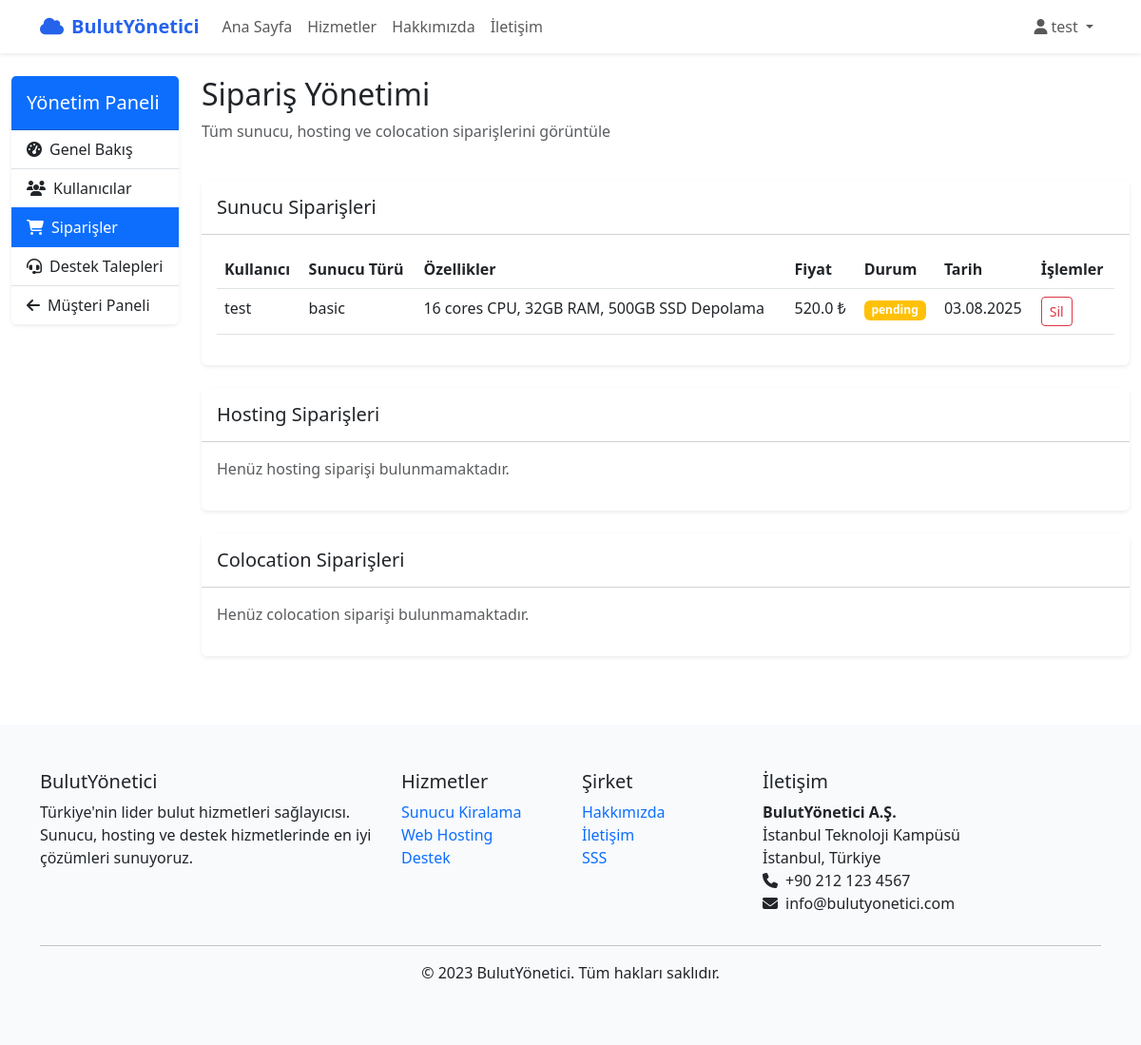
Page /admin/orders (signed in) on the committed database.
### app.py (models this page shows, shortened)
class ServerOrder(db.Model):
    id = db.Column(db.Integer, primary_key=True)
    user_id = db.Column(db.Integer, db.ForeignKey('user.id'), nullable=False)
    server_type = db.Column(db.String(50), nullable=False)
    cpu = db.Column(db.String(20))
    ram = db.Column(db.String(20))
    storage = db.Column(db.String(20))
    price = db.Column(db.Float)
    status = db.Column(db.String(20), default='pending')
    created_at = db.Column(db.DateTime, default=datetime.utcnow)
    user = db.relationship('User', backref=db.backref('server_orders', lazy=True))

class User(db.Model):
    id = db.Column(db.Integer, primary_key=True)
    username = db.Column(db.String(80), unique=True, nullable=False)
    email = db.Column(db.String(120), unique=True, nullable=False)
    password = db.Column(db.String(100), nullable=False)
    company = db.Column(db.String(100))
    is_admin = db.Column(db.Boolean, default=False)
    created_at = db.Column(db.DateTime, default=datetime.utcnow)

### app.py (the view)
@app.route('/admin/orders')
@admin_required
def admin_orders():
    server_orders = ServerOrder.query.all()
    hosting_orders = HostingOrder.query.all()
    colocation_orders = ColocationOrder.query.all()
    return render_template('admin/orders.html',
                          server_orders=server_orders,
                          hosting_orders=hosting_orders,
                          colocation_orders=colocation_orders)

### app.py (called while the page is built)
def admin_required(func):
    @functools.wraps(func)
    def wrapped(*args, **kwargs):
        if 'user_id' not in session:
            flash('Lütfen önce giriş yapın.', 'error')
            return redirect(url_for('login'))
        user = User.query.get(session['user_id'])
        if not user or not user.is_admin:
            flash('Bu sayfaya erişim izniniz yok.', 'error')
            return redirect(url_for('dashboard'))
        return func(*args, **kwargs)
    return wrapped

### templates/admin/orders.html
{% extends "admin/base.html" %}
{% block admin_content %}
<div class="row mb-4">
    <div class="col-12">
        <h2>Sipariş Yönetimi</h2>
        <p class="text-muted">Tüm sunucu, hosting ve colocation siparişlerini görüntüle</p>
    </div>
</div>
<div class="card border-0 shadow-sm mb-4">
    <div class="card-header bg-white py-3">
        <h5 class="mb-0">Sunucu Siparişleri</h5>
    </div>
    <div class="card-body">
        {% if server_orders %}
        <div class="table-responsive">
            <table class="table table-hover">
                <thead>
                    <tr>
                        <th>Kullanıcı</th>
                        <th>Sunucu Türü</th>
                        <th>Özellikler</th>
                        <th>Fiyat</th>
                        <th>Durum</th>
                        <th>Tarih</th>
                        <th>İşlemler</th>
                    </tr>
                </thead>
                <tbody>
                    {% for order in server_orders %}
                    <tr>
                        <td>
                            {% if order.user %}
                                {{ order.user.username }}
                            {% else %}
                                Silinmiş Kullanıcı
                            {% endif %}
                        </td>
                        <td>{{ order.server_type }}</td>
                        <td>
                            {{ order.cpu }} CPU, {{ order.ram }} RAM, {{ order.storage }} Depolama
                        </td>
                        <td>{{ "{:,}".format(order.price) }} ₺</td>
                        <td>
                            <span class="badge bg-{% if order.status == 'pending' %}warning{% elif order.status == 'active' %}success{% elif order.status == 'cancelled' %}danger{% else %}secondary{% endif %}">
                                {{ order.status }}
                            </span>
                        </td>
                        <td>{{ order.created_at.strftime('%d.%m.%Y') }}</td>
                        <td>
                            <form method="POST" action="{{ url_for('admin_delete_server_order', order_id=order.id) }}" class="d-inline"
                                  onsubmit="return confirm('Bu sunucu siparişini silmek istediğinize emin misiniz?');">
                                <button type="submit" class="btn btn-sm btn-outline-danger">Sil</button>
                            </form>
                        </td>
                    </tr>
                    {% endfor %}
                </tbody>
            </table>
        </div>
        {% else %}
        <p class="text-muted">Henüz sunucu siparişi bulunmamaktadır.</p>
        {% endif %}
    </div>
</div>
<div class="card border-0 shadow-sm mb-4">
    <div class="card-header bg-white py-3">
        <h5 class="mb-0">Hosting Siparişleri</h5>
    </div>
    <div class="card-body">
        {% if hosting_orders %}
        <div class="table-responsive">
            <table class="table table-hover">
                <thead>
                    <tr>
                        <th>Kullanıcı</th>
                        <th>Özellikler</th>
                        <th>Alan Adı</th>
                        <th>Fiyat</th>
                        <th>Durum</th>
                        <th>Tarih</th>
                        <th>İşlemler</th>
                    </tr>
                </thead>
                <tbody>
                    {% for order in hosting_orders %}
                    <tr>
                        <td>
                            {% if order.user %}
                                {{ order.user.username }}
                            {% else %}
                                Silinmiş Kullanıcı
                            {% endif %}
                        </td>
                        <td>
                            {{ order.disk_space }} Disk, {{ order.bandwidth }} Bandwidth<br>
                            {{ order.email_accounts }} E-posta, {{ order.subdomains }} Subdomain, {{ order.databases }} Veritabanı
                        </td>
                        <td>{{ order.domain or '-' }}</td>
                        <td>{{ "{:,}".format(order.price) }} ₺</td>
                        <td>
                            <span class="badge bg-{% if order.status == 'pending' %}warning{% elif order.status == 'active' %}success{% elif order.status == 'cancelled' %}danger{% else %}secondary{% endif %}">
                                {{ order.status }}
                            </span>
                        </td>
                        <td>{{ order.created_at.strftime('%d.%m.%Y') }}</td>
                        <td>
                            <form method="POST" action="{{ url_for('admin_delete_hosting_order', order_id=order.id) }}" class="d-inline"
                                  onsubmit="return confirm('Bu hosting siparişini silmek istediğinize emin misiniz?');">
                                <button type="submit" class="btn btn-sm btn-outline-danger">Sil</button>
                            </form>
                        </td>
                    </tr>
                    {% endfor %}
                </tbody>
            </table>
        </div>
        {% else %}
        <p class="text-muted">Henüz hosting siparişi bulunmamaktadır.</p>
        {% endif %}
    </div>
</div>
<div class="card border-0 shadow-sm">
    <div class="card-header bg-white py-3">
        <h5 class="mb-0">Colocation Siparişleri</h5>
    </div>
    <div class="card-body">
        {% if colocation_orders %}
        <div class="table-responsive">
            <table class="table table-hover">
                <thead>
                    <tr>
                        <th>Kullanıcı</th>
                        <th>Özellikler</th>
                        <th>Alan Adı</th>
                        <th>Fiyat</th>
                        <th>Durum</th>
                        <th>Tarih</th>
                        <th>İşlemler</th>
                    </tr>
                </thead>
                <tbody>
                    {% for order in colocation_orders %}
                    <tr>
                        <td>
                            {% if order.user %}
                                {{ order.user.username }}
                            {% else %}
                                Silinmiş Kullanıcı
                            {% endif %}
                        </td>
                        <td>
                            {{ order.server_size }} Sunucu, {{ order.rack_units }} RU<br>
                            {{ order.bandwidth }} Bandwidth, {{ order.ip_addresses }} IP<br>
                            {{ order.power_ports }} Güç Portu{% if order.remote_hands %}, Remote Hands{% endif %}
                        </td>
                        <td>{{ order.domain or '-' }}</td>
                        <td>{{ "{:,}".format(order.price) }} ₺</td>
                        <td>
                            <span class="badge bg-{% if order.status == 'pending' %}warning{% elif order.status == 'active' %}success{% elif order.status == 'cancelled' %}danger{% else %}secondary{% endif %}">
                                {{ order.status }}
                            </span>
                        </td>
                        <td>{{ order.created_at.strftime('%d.%m.%Y') }}</td>
                        <td>
                            <form method="POST" action="{{ url_for('admin_delete_colocation_order', order_id=order.id) }}" class="d-inline"
                                  onsubmit="return confirm('Bu colocation siparişini silmek istediğinize emin misiniz?');">
                                <button type="submit" class="btn btn-sm btn-outline-danger">Sil</button>
                            </form>
                        </td>
                    </tr>
                    {% endfor %}
                </tbody>
            </table>
        </div>
        {% else %}
        <p class="text-muted">Henüz colocation siparişi bulunmamaktadır.</p>
        {% endif %}
    </div>
</div>
{% endblock %}

### templates/admin/base.html
{% extends "base.html" %}
{% block content %}
<div class="container-fluid py-4">
    <div class="row">
        <div class="col-lg-2 col-md-3 mb-4 mb-md-0">
            <div class="card border-0 shadow-sm">
                <div class="card-header bg-primary text-white py-3">
                    <h5 class="mb-0">Yönetim Paneli</h5>
                </div>
                <div class="list-group list-group-flush">
                    <a href="{{ url_for('admin_dashboard') }}" class="list-group-item list-group-item-action {% if request.endpoint == 'admin_dashboard' %}active{% endif %}">
                        <i class="fas fa-tachometer-alt me-2"></i>Genel Bakış
                    </a>
                    <a href="{{ url_for('admin_users') }}" class="list-group-item list-group-item-action {% if request.endpoint == 'admin_users' %}active{% endif %}">
                        <i class="fas fa-users me-2"></i>Kullanıcılar
                    </a>
                    <a href="{{ url_for('admin_orders') }}" class="list-group-item list-group-item-action {% if request.endpoint == 'admin_orders' %}active{% endif %}">
                        <i class="fas fa-shopping-cart me-2"></i>Siparişler
                    </a>
                    <a href="{{ url_for('admin_tickets') }}" class="list-group-item list-group-item-action {% if request.endpoint == 'admin_tickets' %}active{% endif %}">
                        <i class="fas fa-headset me-2"></i>Destek Talepleri
                    </a>
                    <a href="{{ url_for('dashboard') }}" class="list-group-item list-group-item-action">
                        <i class="fas fa-arrow-left me-2"></i>Müşteri Paneli
                    </a>
                </div>
            </div>
        </div>
        <div class="col-lg-10 col-md-9">
            {% block admin_content %}{% endblock %}
        </div>
    </div>
</div>
{% endblock %}

### templates/base.html (shortened to what this page needs)
<!DOCTYPE html>
<html lang="tr">
<head>
    <link href="https://cdn.jsdelivr.net/npm/bootstrap@5.3.0/dist/css/bootstrap.min.css" rel="stylesheet">
    <link rel="stylesheet" href="https://cdnjs.cloudflare.com/ajax/libs/font-awesome/6.4.0/css/all.min.css">
</head>
<body>
    <nav class="navbar navbar-expand-lg navbar-light bg-white shadow-sm">
        <div class="container">
            <a class="navbar-brand" href="{{ url_for('index') }}">
                <i class="fas fa-cloud me-2"></i>BulutYönetici
            </a>
            <div class="collapse navbar-collapse" id="navbarNav">
                <ul class="navbar-nav me-auto">
                    <li class="nav-item">
                        <a class="nav-link" href="{{ url_for('index') }}">Ana Sayfa</a>
                    </li>
                    <li class="nav-item">
                        <a class="nav-link" href="#services">Hizmetler</a>
                    </li>
                    <li class="nav-item">
                        <a class="nav-link" href="#about">Hakkımızda</a>
                    </li>
                    <li class="nav-item">
                        <a class="nav-link" href="#contact">İletişim</a>
                    </li>
                </ul>
                <ul class="navbar-nav">
                    {% if session.user_id %}
                        <li class="nav-item dropdown">
                            <a class="nav-link dropdown-toggle" href="#" id="navbarDropdown" role="button" data-bs-toggle="dropdown" aria-expanded="false">
                                <i class="fas fa-user me-1"></i>{{ session.username }}
                            </a>
                        </li>
                    {% endif %}
                </ul>
            </div>
        </div>
    </nav>
    <main>
        {% block content %}{% endblock %}
    </main>
    <footer class="footer mt-5 py-5">
        <div class="container">
            <div class="row">
                <div class="col-md-4">
                    <h5>BulutYönetici</h5>
                    <p>Türkiye'nin lider bulut hizmetleri sağlayıcısı. Sunucu, hosting ve destek hizmetlerinde en iyi çözümleri sunuyoruz.</p>
                </div>
                <div class="col-md-2">
                    <h5>Hizmetler</h5>
                    <ul class="list-unstyled">
                        <li><a href="#" class="text-decoration-none">Sunucu Kiralama</a></li>
                        <li><a href="#" class="text-decoration-none">Web Hosting</a></li>
                        <li><a href="#" class="text-decoration-none">Destek</a></li>
                    </ul>
                </div>
                <div class="col-md-2">
                    <h5>Şirket</h5>
                    <ul class="list-unstyled">
                        <li><a href="#" class="text-decoration-none">Hakkımızda</a></li>
                        <li><a href="#" class="text-decoration-none">İletişim</a></li>
                        <li><a href="#" class="text-decoration-none">SSS</a></li>
                    </ul>
                </div>
                <div class="col-md-4">
                    <h5>İletişim</h5>
                    <address>
                        <strong>BulutYönetici A.Ş.</strong><br>
                        İstanbul Teknoloji Kampüsü<br>
                        İstanbul, Türkiye<br>
                        <i class="fas fa-phone me-2"></i>+90 212 123 4567<br>
                        <i class="fas fa-envelope me-2"></i>info@bulutyonetici.com
                    </address>
                </div>
            </div>
            <hr>
            <div class="text-center">
                <p>&copy; 2023 BulutYönetici. Tüm hakları saklıdır.</p>
            </div>
        </div>
    </footer>
</body>
</html>

### templates/base.html (style rules this page uses)
:root { --primary-color: #2563eb; --secondary-color: #1e40af; --accent-color: #0ea5e9; }
.navbar-brand { font-weight: 700; color: var(--primary-color) !important; }
.footer { background-color: #f8fafc; }

### rows in the picture
ServerOrder: user.username "test", server_type "basic", cpu "16 cores", ram "32GB", storage "500GB SSD", price "520.0", status "pending", created_at "03.08.2025"

### other values in the picture
{{ session.username }} "test"
